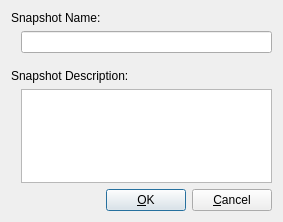
<?xml version="1.0" encoding="UTF-8"?>
<ui version="4.0">
 <author>Andrey Rijov</author>
 <class>Snapshot_Properties_Window</class>
 <widget class="QDialog" name="Snapshot_Properties_Window">
  <property name="geometry">
   <rect>
    <x>0</x>
    <y>0</y>
    <width>283</width>
    <height>222</height>
   </rect>
  </property>
  <property name="windowTitle">
   <string>Snapshot Properties</string>
  </property>
  <property name="windowIcon">
   <iconset resource="images.qrc">
    <normaloff>:/edit.png</normaloff>:/edit.png</iconset>
  </property>
  <layout class="QVBoxLayout" name="verticalLayout_3">
   <item>
    <widget class="QLabel" name="Label_Name">
     <property name="text">
      <string>Snapshot Name:</string>
     </property>
    </widget>
   </item>
   <item>
    <layout class="QVBoxLayout" name="verticalLayout_2">
     <property name="leftMargin">
      <number>10</number>
     </property>
     <item>
      <widget class="QLineEdit" name="Edit_Name">
       <property name="maxLength">
        <number>512</number>
       </property>
      </widget>
     </item>
     <item>
      <spacer name="verticalSpacer">
       <property name="orientation">
        <enum>Qt::Vertical</enum>
       </property>
       <property name="sizeType">
        <enum>QSizePolicy::Fixed</enum>
       </property>
       <property name="sizeHint" stdset="0">
        <size>
         <width>40</width>
         <height>10</height>
        </size>
       </property>
      </spacer>
     </item>
    </layout>
   </item>
   <item>
    <widget class="QLabel" name="Label_Desc">
     <property name="text">
      <string>Snapshot Description:</string>
     </property>
    </widget>
   </item>
   <item>
    <layout class="QVBoxLayout" name="verticalLayout">
     <property name="leftMargin">
      <number>10</number>
     </property>
     <item>
      <widget class="QPlainTextEdit" name="Edit_Description">
       <property name="plainText">
        <string/>
       </property>
      </widget>
     </item>
     <item>
      <layout class="QHBoxLayout">
       <property name="spacing">
        <number>6</number>
       </property>
       <property name="margin">
        <number>0</number>
       </property>
       <item>
        <spacer>
         <property name="orientation">
          <enum>Qt::Horizontal</enum>
         </property>
         <property name="sizeHint" stdset="0">
          <size>
           <width>40</width>
           <height>20</height>
          </size>
         </property>
        </spacer>
       </item>
       <item>
        <widget class="QPushButton" name="Button_OK">
         <property name="text">
          <string>&amp;OK</string>
         </property>
         <property name="icon">
          <iconset resource="images.qrc">
           <normaloff>:/ok.png</normaloff>:/ok.png</iconset>
         </property>
        </widget>
       </item>
       <item>
        <widget class="QPushButton" name="Button_Cancel">
         <property name="text">
          <string>&amp;Cancel</string>
         </property>
         <property name="icon">
          <iconset resource="images.qrc">
           <normaloff>:/cancel.png</normaloff>:/cancel.png</iconset>
         </property>
        </widget>
       </item>
      </layout>
     </item>
    </layout>
   </item>
  </layout>
 </widget>
 <tabstops>
  <tabstop>Edit_Name</tabstop>
  <tabstop>Button_OK</tabstop>
  <tabstop>Button_Cancel</tabstop>
 </tabstops>
 <resources>
  <include location="images.qrc"/>
 </resources>
 <connections>
  <connection>
   <sender>Button_Cancel</sender>
   <signal>clicked()</signal>
   <receiver>Snapshot_Properties_Window</receiver>
   <slot>reject()</slot>
   <hints>
    <hint type="sourcelabel">
     <x>298</x>
     <y>129</y>
    </hint>
    <hint type="destinationlabel">
     <x>135</x>
     <y>139</y>
    </hint>
   </hints>
  </connection>
 </connections>
</ui>
